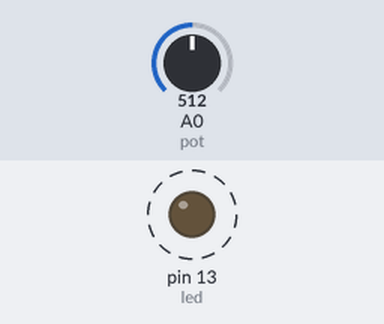
A sketch run on a simulated Arduino Uno, built with avr-gcc and run on an emulated ATmega328P. Shown: output pins drawn as LEDs (lit = HIGH). Dashed ring = blinking. Inputs (shaded band) come from the test bench; at power-on: A0 (pot) = 512.

Above: at 1.8 s.
1.9 s: A0 (pot) set to 0
At 3.2 s:
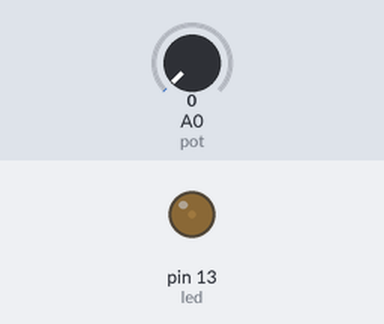
3.6 s: A0 (pot) set to 122
At 3.9 s:
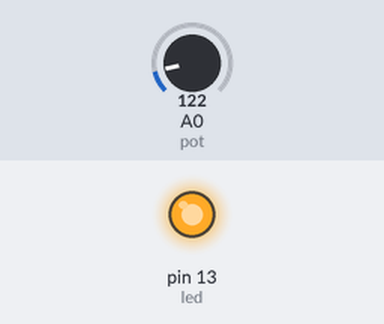
Timing chart, 0 to 13.1 s (numbered marks = the images above; inputs shaded):
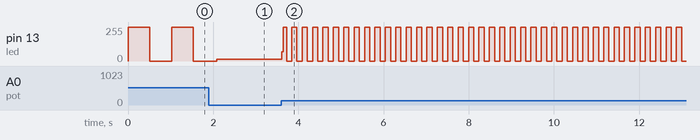

The sketch:

exercicio-02.ino
```cpp
// (licence header left out)
const int pot = A0;
const int led = 13;

void setup()
{
  pinMode(led, OUTPUT);
}

void loop()
{
  int valor = analogRead(pot);

  digitalWrite(led, HIGH);
  delay(valor);

  digitalWrite(led, LOW);
  delay(valor);
}
```

Measured:
- after the input at 3.6 s, pin 13 (led): 15/255 → 68/255 at once, then moves between 0/255 and 255/255, repeating every 0.24 s
- by itself, pin 13 (led): alternates 255/255 for 0.51 s and 0/255 for 0.51 s
